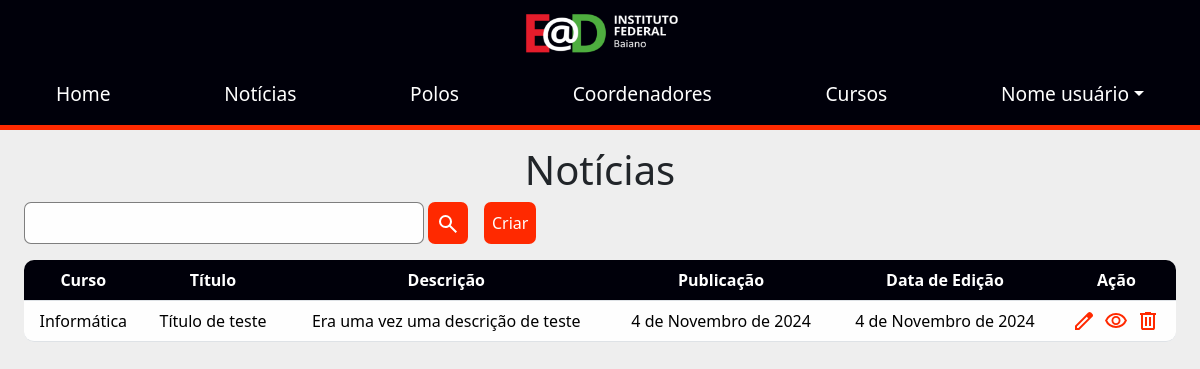
The page /noticias/ on the database as committed earlier.
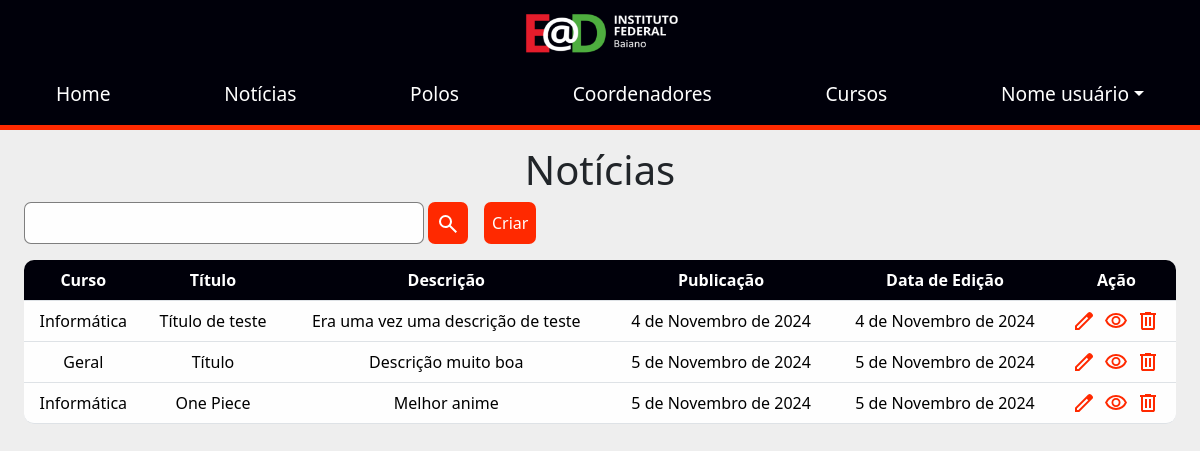
The same page on the database as committed later.
### cead/models.py (models this page shows, shortened)
class Noticia(models.Model):
    id_curso = models.ForeignKey(Curso, on_delete=models.CASCADE)
    titulo = models.CharField(max_length=255)
    descricao = models.TextField()
    publicacao = models.DateField(auto_now_add=True)
    edicao = models.DateField(auto_now_add=True)

class Curso(models.Model):
    nome = models.CharField(max_length=255)
    def __str__(self):
        return self.nome

### cead/views.py (the view)
# urls.py: path('noticias/',views.noticias_lista, name="noticia_lista"),
def noticias_lista(request):
    form = SearchForm(request.GET)
    query = request.GET.get('query')
    noticias = Noticia.objects.all()
    if query:
        noticias = noticias.filter(
            Q(titulo__icontains=query) | Q(descricao__icontains=query) | Q(edicao__icontains=query) | Q(publicacao__icontains=query) | Q(edicao__icontains=query)
        )
    context = {
        'form': form,
        'noticias': noticias
    }
    return render(request, 'cead/pages/noticias.html', context)

### cead/forms.py
class SearchForm(forms.Form):
    query = forms.CharField(label="Buscar", max_length=100, required=False)

### cead/templates/cead/pages/noticias.html (shortened to what this page needs)
{% extends "cead/partials/base.html" %}
{% load static %}
{% block style %}
    <link rel="stylesheet" href="{% static 'css/noticias.css' %}">
{% endblock style %}
{% block content %}
    <main>
        <h1 class="container d-flex justify-content-center mt-3">Notícias</h1>
        <div class="d-flex mx-4 gap-3 jus">
            <form method="get" action="" class="search_input d-flex p-0">
                {{ form.query }}
                <button type="submit" class="p-2 ms-1">
                    <img src="{% static 'images/icons/search.svg' %}" alt="" class="icons_action"></img>
                </button>
            </form>
            <button class="p-2">Criar</button>
        </div>
        <div class="table-responsive mx-4">
            <table class="table table-hover mt-3 table_rounded">
                <thead>
                    <tr class="text-center table_header">
                        <th class="first_th">Curso</th>
                        <th>Título</th>
                        <th>Descrição</th>
                        <th>Publicação</th>
                        <th>Data de Edição</th>
                        <th>Ação</th>
                    </tr>
                </thead>
                <tbody>
                    {% for noticia in noticias %}
                        <tr class="text-center table_body">
                            <td>{{ noticia.id_curso }}</td>
                            <td>{{ noticia.titulo }}</td>
                            <td>{{ noticia.descricao }}</td>
                            <td>{{ noticia.publicacao }}</td>
                            <td>{{ noticia.edicao }}</td>
                            <td>
                                <div class="icons_action d-flex justify-content-center gap-2">
                                    <img src="{% static 'images/icons/edit.svg' %}" alt=""></img>
                                    <img src="{% static 'images/icons/visibility.svg' %}" alt=""></img>
                                    <img src="{% static 'images/icons/delete.svg' %}" alt=""></img>
                                </div>
                            </td>
                        </tr>
                    {% empty %}
                        <tr>
                            <td colspan="4">Nenhuma notícia encontrada.</td>
                        </tr>
                    {% endfor %}
                </tbody>
              </table>
        </div>
    </main>
{% endblock content %}

### cead/templates/cead/partials/base.html (shortened to what this page needs)
{% load static %}
<!DOCTYPE html>
<html lang="pt-br">
<head>
    <link href="https://cdn.jsdelivr.net/npm/bootstrap@5.3.3/dist/css/bootstrap.min.css" rel="stylesheet">
    <link rel="stylesheet" href="{% static 'css/styles.css' %}">
    {% block style %}{% endblock style %}
</head>
<body>
    {% if request.resolver_match.url_name == 'login' %}
        <header class="dark px-5 text-white">
            <div class="container d-flex justify-content-center">
                <img src="{% static 'images/logos/logo_ead.png' %}" alt="" class="logo"></img>
            </div>
        </header>
    {% else %}
        <header class="dark px-5 text-white">
            <div class="container d-flex justify-content-center">
                <img src="{% static 'images/logos/logo_ead.png' %}" alt="" class="logo"></img>
            </div>
            <nav class="navbar navbar-expand-sm justify-content-center">
                <ul class="navbar-nav container px-0">
                    <li class="nav-item">
                        <a class="nav-link" href="">Home</a>
                    </li>
                    <li class="nav-item">
                        <a class="nav-link" href="/noticias/">Notícias</a>
                    </li>
                    <li class="nav-item">
                        <a class="nav-link" href="">Polos</a>
                    </li>
                    <li class="nav-item">
                        <a class="nav-link" href="">Coordenadores</a>
                    </li>
                    <li class="nav-item">
                        <a class="nav-link" href="">Cursos</a>
                    </li>
                    <li class="nav-item dropdown">
                        <a class="nav-link dropdown-toggle" href="#" role="button" data-bs-toggle="dropdown">Nome usuário</a>
                    </li>
                </ul>
            </nav>
        </header>
    {% endif %}
    {% block content %}
    {% endblock content %}
</body>
</html>

### cead/static/css/styles.css (style rules this page uses)
:root { --nav-color: #00000A; --detail-color: #FF2900; --bg1-color: #FEFEFE; --bg2-color: #EEEEEE; }
body { background-color: var(--bg2-color); }
header { background-color: var(--nav-color); border-bottom: var(--detail-color) 5px solid; }
.logo { width: 10rem; height: 4rem; }
.nav-link { color: inherit; text-decoration: none; font-size: 1.20rem; font-weight: 500; }

### cead/static/css/noticias.css (style rules this page uses)
button { border: none; border-radius: 7px; background: var(--detail-color); color: white; }
.search_input input { border-radius: 7px; border: 1px solid rgba(0, 0, 0, 0.50); background: var(--bg1-color); padding: 0.5rem; width: 25rem; }
.table_header th { background-color: var(--nav-color); color: white; }
.table_body td { background-color: var(--bg1-color); }
.table_rounded { border-collapse: separate; border-spacing: 0; }
.table_rounded tr:first-child th:first-child { border-top-left-radius: 10px; }
.table_rounded tr:first-child th:last-child { border-top-right-radius: 10px; }
.table_rounded tr:last-child td:first-child { border-bottom-left-radius: 10px; }
.table_rounded tr:last-child td:last-child { border-bottom-right-radius: 10px; }

Rows that differ between the two databases and show on the page:
added Noticia: id_curso "Geral", titulo "Título", descricao "Descrição muito boa", publicacao "5 de Novembro de 2024", edicao "5 de Novembro de 2024"
added Noticia: id_curso "Informática", titulo "One Piece", descricao "Melhor anime", publicacao "5 de Novembro de 2024", edicao "5 de Novembro de 2024"
